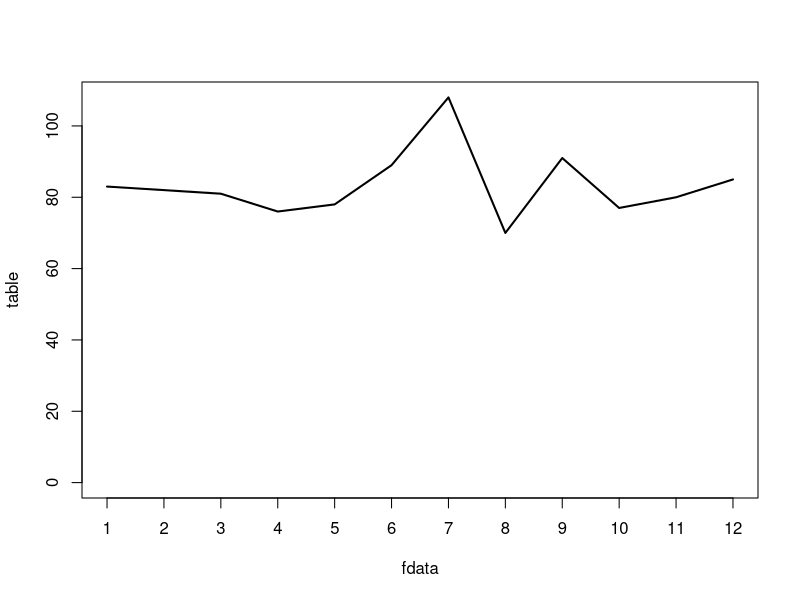
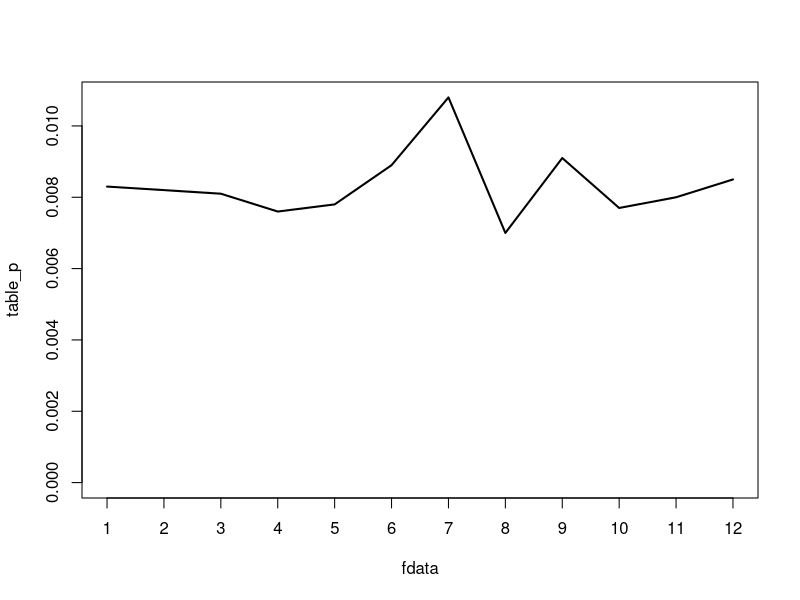

Reproduce these figures in R, in order.
random<-function(number_of_times){
  vec <- c()
  for (i in 1:number_of_times){
    number <- sample(1:12,1)
    vec<- rbind(vec, number)
  }
  return(vec)
}

vec <- random(1000)
mean(vec)
fdata = factor(vec)
fdata
table <- table(fdata)
table
table_p <- table/10000 
table_p

plot(table,'l')
plot(table_p,'l')

sum(table_p)
sd(vec)
